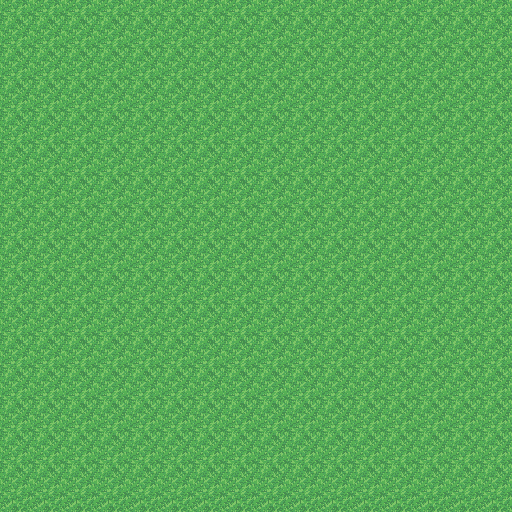

A 2D game scene composited from a Tiled map and its tileset images. What follows is a short description and the map's XML, with each tile layer's data collapsed to a summary:
An orthogonal 16x16 tile map with 32x32 px tiles, 1 tile layer (Tile Layer 1).

<map version="1.0" orientation="orthogonal" renderorder="right-down" width="16" height="16" tilewidth="32" tileheight="32" nextobjectid="1">
 <tileset firstgid="1" name="grass-tile-3" tilewidth="48" tileheight="48" tilecount="1" columns="1">
  <image source="town_rpg_pack/graphics/grass-tile-3.png" width="48" height="48" />
 </tileset>
 <layer name="Tile Layer 1" width="16" height="16">
  <data>[256 cells, 256 non-empty, 1 distinct tile ids]</data>
 </layer>
</map>
